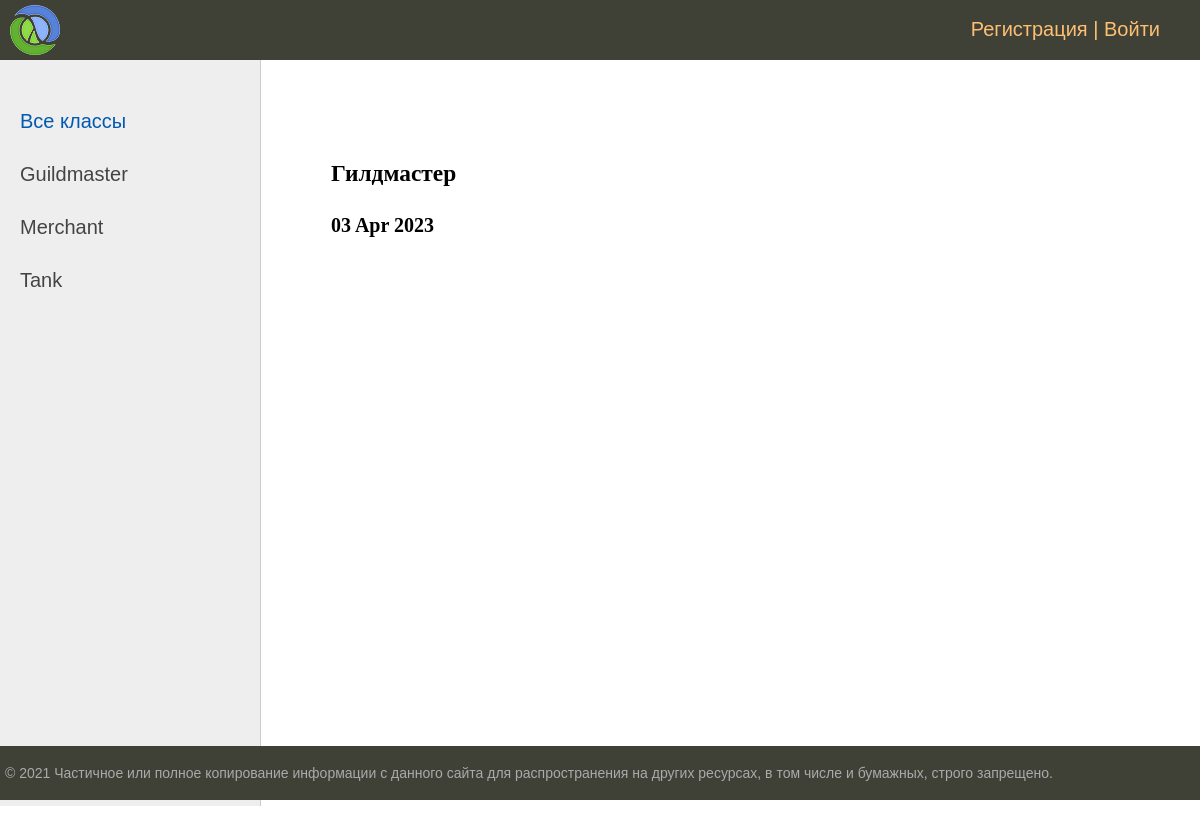
The page /post/gildmaster/ on the database as committed earlier.
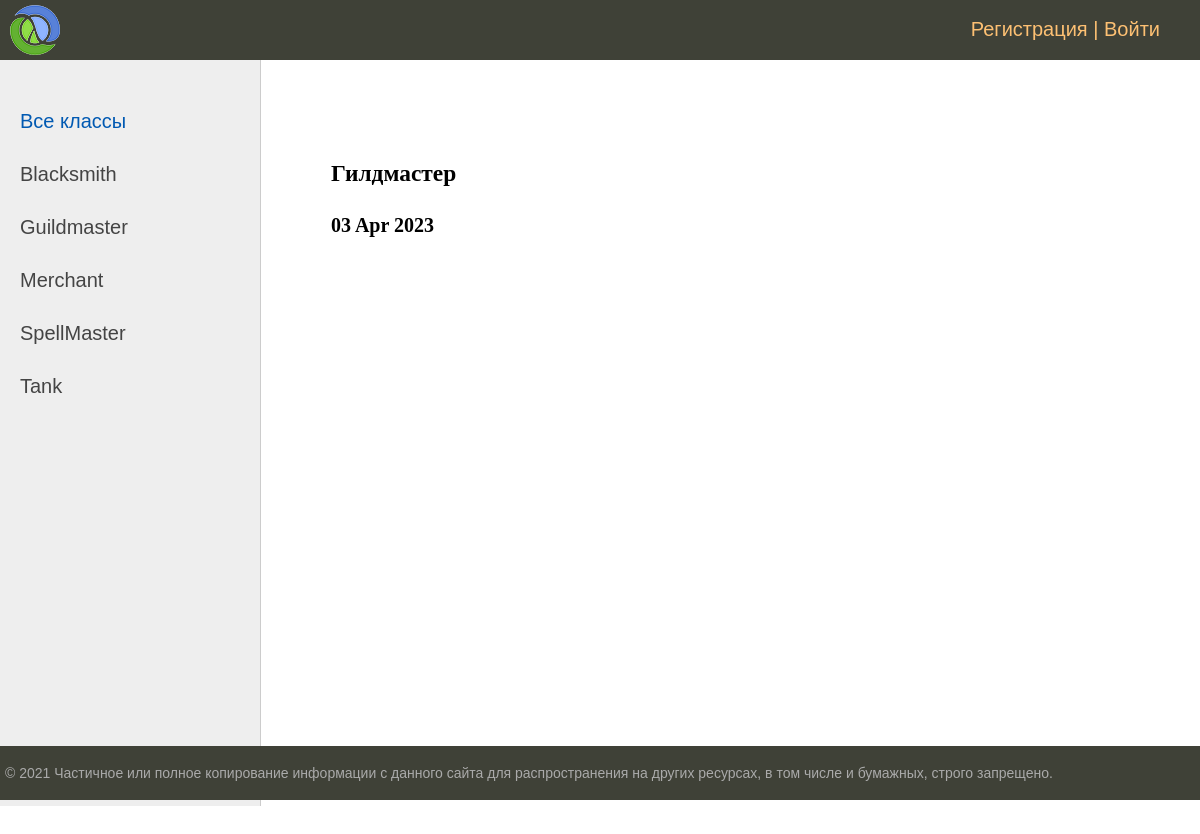
The same page on the database as committed later.
### ads/models.py (models this page shows, shortened)
class Category(models.Model):
    name = models.CharField(max_length=255, choices=POSITION)
    slug = models.SlugField(max_length=255, unique=True, verbose_name="URL")
    def get_absolute_url(self):
        return reverse('category', kwargs={'category_slug': self.slug})

### ads/views.py (the view)
# urls.py: path('post/<slug:post_slug>/', PostDetail.as_view(), name='post'),
class PostDetail(DataMixin, DetailView):
    model = Post
    template_name = 'post.html'
    slug_url_kwarg = 'post_slug'
    context_object_name = 'post'
    def get_context_data(self, **kwargs):
        context = super().get_context_data(**kwargs)
        c_def = self.get_user_context(title=f"{context['post'].article}")
        return dict(list(context.items()) + list(c_def.items()))

### ads/utils.py (called while the page is built)
        def get_user_context(self, **kwargs):
                context = kwargs
                categories = Category.objects.annotate(Count('post'))
                user_menu = menu.copy()
                if not self.request.user.is_authenticated:
                        user_menu.pop(0)
                context['menu'] = user_menu
                context['categories'] = categories
                if 'cat_selected' not in context:
                        context['cat_selected'] = 0
                return context

### templates/post.html (shortened to what this page needs)
{% extends "base.html" %}
{% block content %}
<h3>{{ post.article }}</h3>
<h4>{{ post.created|date:'d M Y' }}</h4>
{% endblock content %}

### templates/base.html (shortened to what this page needs)
{% load static %}
{% load custom_tags %}
<!DOCTYPE html>
<html>
<head>
	<link type="text/css" href="{% static 'css/styles.css' %}" rel="stylesheet" />
</head>
<body>
<table class="table-page" border=0 cellpadding="0" cellspacing="0">
<tr><td valign=top>
{% block mainmenu %}
		<div class="header">
			<ul id="mainmenu" class="mainmenu">
			<li class="logo"><a href="{% url 'post_list' %}"><div class="logo"></div></a></li>
				{% if request.user.is_authenticated %}
				<li class="last"> {{user.username}} | <a href="{% url 'logout' %}">Выйти</a></li>
				{% else %}
				<li class="last"><a href="{% url 'register' %}">Регистрация</a> | <a href="{% url 'login' %}">Войти</a></li>
				{% endif %}
			</ul>
		</div>
{% endblock mainmenu %}
<table class="table-content" border=0 cellpadding="0" cellspacing="0">
<tr>
	<td valign="top" class="left-chapters">
	<ul id="leftchapters">
{% if cat_selected == 0 %}
		<li class="selected">Все классы</li>
{% else %}
		<li><a href="{% url 'post_list' %}">Все классы</a></li>
{% endif %}
{% for c in categories %}
{% if c.post__count > 0  %}
	{% if c.pk == cat_selected %}
		<li class="selected">{{c.name}}</li>
	{% else %}
		<li><a href="{{c.get_absolute_url}}">{{c.name}}</a></li>
	{% endif %}
{% endif %}
{% endfor %}
	</ul>
</td>
<td valign="top" class="content">
	<div class="content-text">
{% block content %}
{% endblock %}
	</div>
</td></tr></table>
</td></tr>
<tr><td valign=top>
	<div id="footer">
		<p>&copy; 2021 Частичное или полное копирование информации с данного сайта для распространения на других ресурсах, в том числе и бумажных, строго запрещено.</p>
	</div>
</td></tr></table>
</body>
</html>

Rows that differ between the two databases and show on the page:
now on this page (row unchanged): Category: name "Blacksmith"
added Category: name "SpellMaster"
